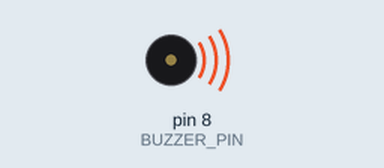
The sketch below on a simulated Arduino Uno, built with avr-gcc and run on an emulated ATmega328P. On the bench: buzzer (waves = sounding).

Above: at 0.1 s.
At 1.6 s:
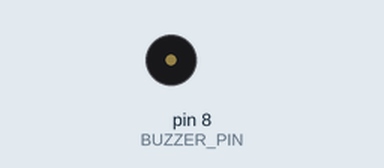
Timing chart, 0 to 3.1 s (numbered marks = the images above):
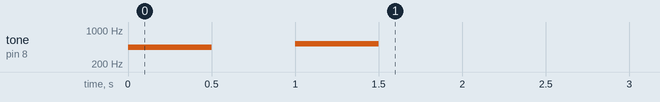

The sketch:

11_Piezo-buzzer.ino
```cpp
// Define the pin for the piezo buzzer
#define BUZZER_PIN 8

void setup() {
  tone(BUZZER_PIN, 440, 500); // Play A4 (440 Hz) for 500 ms
  delay(1000); // Wait for 1 second

  tone(BUZZER_PIN, 523, 500); // Play C5 (523 Hz) for 500 ms
  delay(1000); // Wait for 1 second
}

void loop() {
  // No code needed in loop
}
```
